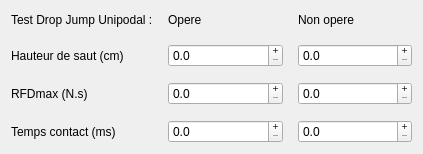
    <widget class="QWidget" name="layoutWidget">
     <property name="geometry">
      <rect>
       <x>400</x>
       <y>1050</y>
       <width>423</width>
       <height>154</height>
      </rect>
     </property>
     <layout class="QGridLayout" name="gridLayout_3">
      <property name="spacing">
       <number>15</number>
      </property>
      <item row="0" column="0">
       <widget class="QLabel" name="label_test_dj">
        <property name="text">
         <string>Test Drop Jump Unipodal :</string>
        </property>
        <property name="textFormat">
         <enum>Qt::TextFormat::RichText</enum>
        </property>
       </widget>
      </item>
      <item row="0" column="1">
       <widget class="QLabel" name="label_opere_7">
        <property name="text">
         <string>Opere</string>
        </property>
       </widget>
      </item>
      <item row="0" column="2">
       <widget class="QLabel" name="label_non_opere_7">
        <property name="text">
         <string>Non opere</string>
        </property>
       </widget>
      </item>
      <item row="1" column="0">
       <widget class="QLabel" name="label_hauteur_saut_dj">
        <property name="text">
         <string>Hauteur de saut (cm)</string>
        </property>
       </widget>
      </item>
      <item row="1" column="1">
       <widget class="QDoubleSpinBox" name="doubleSpinBox_g_hauteurSautDjO">
        <property name="cursor">
         <cursorShape>ArrowCursor</cursorShape>
        </property>
        <property name="buttonSymbols">
         <enum>QAbstractSpinBox::ButtonSymbols::PlusMinus</enum>
        </property>
        <property name="accelerated">
         <bool>true</bool>
        </property>
        <property name="decimals">
         <number>1</number>
        </property>
        <property name="maximum">
         <double>100000.000000000000000</double>
        </property>
       </widget>
      </item>
      <item row="1" column="2">
       <widget class="QDoubleSpinBox" name="doubleSpinBox_g_hauteurSautDjNO">
        <property name="cursor">
         <cursorShape>ArrowCursor</cursorShape>
        </property>
        <property name="buttonSymbols">
         <enum>QAbstractSpinBox::ButtonSymbols::PlusMinus</enum>
        </property>
        <property name="accelerated">
         <bool>true</bool>
        </property>
        <property name="decimals">
         <number>1</number>
        </property>
        <property name="maximum">
         <double>100000.000000000000000</double>
        </property>
       </widget>
      </item>
      <item row="2" column="0">
       <widget class="QLabel" name="label_rfdmax_dj">
        <property name="text">
         <string>RFDmax (N.s)</string>
        </property>
       </widget>
      </item>
      <item row="2" column="1">
       <widget class="QDoubleSpinBox" name="doubleSpinBox_g_rfdmaxDjO">
        <property name="cursor">
         <cursorShape>ArrowCursor</cursorShape>
        </property>
        <property name="buttonSymbols">
         <enum>QAbstractSpinBox::ButtonSymbols::PlusMinus</enum>
        </property>
        <property name="accelerated">
         <bool>true</bool>
        </property>
        <property name="decimals">
         <number>1</number>
        </property>
        <property name="maximum">
         <double>10000000.000000000000000</double>
        </property>
       </widget>
      </item>
      <item row="2" column="2">
       <widget class="QDoubleSpinBox" name="doubleSpinBox_g_rfdmaxDjNO">
        <property name="cursor">
         <cursorShape>ArrowCursor</cursorShape>
        </property>
        <property name="buttonSymbols">
         <enum>QAbstractSpinBox::ButtonSymbols::PlusMinus</enum>
        </property>
        <property name="accelerated">
         <bool>true</bool>
        </property>
        <property name="decimals">
         <number>1</number>
        </property>
        <property name="maximum">
         <double>10000000.000000000000000</double>
        </property>
       </widget>
      </item>
      <item row="3" column="0">
       <widget class="QLabel" name="label_tps_contact_dj">
        <property name="text">
         <string>Temps contact (ms)</string>
        </property>
       </widget>
      </item>
      <item row="3" column="1">
       <widget class="QDoubleSpinBox" name="doubleSpinBox_g_tempsContactDjO">
        <property name="cursor">
         <cursorShape>ArrowCursor</cursorShape>
        </property>
        <property name="buttonSymbols">
         <enum>QAbstractSpinBox::ButtonSymbols::PlusMinus</enum>
        </property>
        <property name="accelerated">
         <bool>true</bool>
        </property>
        <property name="decimals">
         <number>1</number>
        </property>
        <property name="maximum">
         <double>100000.000000000000000</double>
        </property>
       </widget>
      </item>
      <item row="3" column="2">
       <widget class="QDoubleSpinBox" name="doubleSpinBox_g_tempsContactDjNO">
        <property name="cursor">
         <cursorShape>ArrowCursor</cursorShape>
        </property>
        <property name="buttonSymbols">
         <enum>QAbstractSpinBox::ButtonSymbols::PlusMinus</enum>
        </property>
        <property name="accelerated">
         <bool>true</bool>
        </property>
        <property name="decimals">
         <number>1</number>
        </property>
        <property name="maximum">
         <double>100000.000000000000000</double>
        </property>
       </widget>
      </item>
     </layout>
    </widget>
